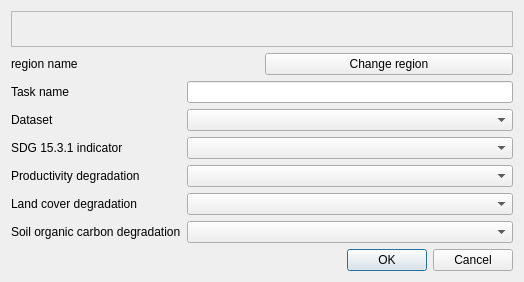
<?xml version="1.0" encoding="UTF-8"?>
<ui version="4.0">
 <class>Dialog</class>
 <widget class="QDialog" name="Dialog">
  <property name="geometry">
   <rect>
    <x>0</x>
    <y>0</y>
    <width>524</width>
    <height>282</height>
   </rect>
  </property>
  <property name="windowTitle">
   <string>Dataset selection</string>
  </property>
  <layout class="QGridLayout" name="gridLayout">
   <item row="5" column="0">
    <widget class="QLabel" name="label_3">
     <property name="text">
      <string>Productivity degradation</string>
     </property>
    </widget>
   </item>
   <item row="4" column="1">
    <widget class="WidgetDataIOSelectTELayerExisting" name="combo_sdg">
     <property name="layer_type" stdset="0">
      <string>SDG 15.3.1 Indicator;SDG 15.3.1 Indicator (status)</string>
     </property>
    </widget>
   </item>
   <item row="3" column="1">
    <widget class="WidgetDataIOSelectTEDatasetExisting" name="combo_dataset">
     <property name="dataset_type" stdset="0">
      <string>sdg-15-3-1-summary</string>
     </property>
    </widget>
   </item>
   <item row="6" column="0">
    <widget class="QLabel" name="label_4">
     <property name="text">
      <string>Land cover degradation</string>
     </property>
    </widget>
   </item>
   <item row="0" column="0" colspan="2">
    <widget class="QgsMessageBar" name="msg_bar">
     <property name="frameShape">
      <enum>QFrame::StyledPanel</enum>
     </property>
     <property name="frameShadow">
      <enum>QFrame::Raised</enum>
     </property>
    </widget>
   </item>
   <item row="8" column="1">
    <widget class="QDialogButtonBox" name="buttonBox">
     <property name="orientation">
      <enum>Qt::Horizontal</enum>
     </property>
     <property name="standardButtons">
      <set>QDialogButtonBox::Cancel|QDialogButtonBox::Ok</set>
     </property>
    </widget>
   </item>
   <item row="4" column="0">
    <widget class="QLabel" name="label_2">
     <property name="text">
      <string>SDG 15.3.1 indicator</string>
     </property>
    </widget>
   </item>
   <item row="7" column="1">
    <widget class="WidgetDataIOSelectTELayerExisting" name="combo_soil">
     <property name="layer_type" stdset="0">
      <string>Soil organic carbon (degradation)</string>
     </property>
    </widget>
   </item>
   <item row="3" column="0">
    <widget class="QLabel" name="label">
     <property name="text">
      <string>Dataset</string>
     </property>
    </widget>
   </item>
   <item row="5" column="1">
    <widget class="WidgetDataIOSelectTELayerExisting" name="combo_prod">
     <property name="layer_type" stdset="0">
      <string>Land Productivity Dynamics (from JRC);Land Productivity Dynamics (from FAO-WOCAT);Land Productivity Dynamics (from Trends.Earth)</string>
     </property>
    </widget>
   </item>
   <item row="6" column="1">
    <widget class="WidgetDataIOSelectTELayerExisting" name="combo_lc">
     <property name="layer_type" stdset="0">
      <string>Land cover (degradation)</string>
     </property>
    </widget>
   </item>
   <item row="7" column="0">
    <widget class="QLabel" name="label_5">
     <property name="text">
      <string>Soil organic carbon degradation</string>
     </property>
    </widget>
   </item>
   <item row="1" column="0" colspan="2">
    <layout class="QHBoxLayout" name="horizontalLayout">
     <item>
      <widget class="QLabel" name="region_la">
       <property name="sizePolicy">
        <sizepolicy hsizetype="Preferred" vsizetype="Fixed">
         <horstretch>0</horstretch>
         <verstretch>0</verstretch>
        </sizepolicy>
       </property>
       <property name="toolTip">
        <string>The current selected region of interest</string>
       </property>
       <property name="text">
        <string>region name</string>
       </property>
       <property name="wordWrap">
        <bool>true</bool>
       </property>
      </widget>
     </item>
     <item>
      <widget class="QPushButton" name="region_button">
       <property name="toolTip">
        <string>&lt;html&gt;&lt;head/&gt;&lt;body&gt;&lt;p&gt;Opens settings dialog in order to change region of interest.&lt;/p&gt;&lt;/body&gt;&lt;/html&gt;</string>
       </property>
       <property name="text">
        <string>Change region</string>
       </property>
      </widget>
     </item>
    </layout>
   </item>
   <item row="2" column="0">
    <widget class="QLabel" name="label_6">
     <property name="text">
      <string>Task name</string>
     </property>
    </widget>
   </item>
   <item row="2" column="1">
    <widget class="QLineEdit" name="txt_task_name">
     <property name="maxLength">
      <number>100</number>
     </property>
    </widget>
   </item>
  </layout>
 </widget>
 <customwidgets>
  <customwidget>
   <class>WidgetDataIOSelectTEDatasetExisting</class>
   <extends>QComboBox</extends>
   <header>LDMP/data_io</header>
  </customwidget>
  <customwidget>
   <class>WidgetDataIOSelectTELayerExisting</class>
   <extends>QComboBox</extends>
   <header>LDMP/data_io</header>
  </customwidget>
  <customwidget>
   <class>QgsMessageBar</class>
   <extends>QFrame</extends>
   <header>qgis.gui</header>
   <container>1</container>
  </customwidget>
 </customwidgets>
 <tabstops>
  <tabstop>txt_task_name</tabstop>
  <tabstop>combo_dataset</tabstop>
  <tabstop>combo_sdg</tabstop>
  <tabstop>combo_prod</tabstop>
  <tabstop>combo_lc</tabstop>
  <tabstop>combo_soil</tabstop>
  <tabstop>region_button</tabstop>
 </tabstops>
 <resources/>
 <connections>
  <connection>
   <sender>buttonBox</sender>
   <signal>rejected()</signal>
   <receiver>Dialog</receiver>
   <slot>reject()</slot>
   <hints>
    <hint type="sourcelabel">
     <x>316</x>
     <y>260</y>
    </hint>
    <hint type="destinationlabel">
     <x>286</x>
     <y>274</y>
    </hint>
   </hints>
  </connection>
 </connections>
</ui>
